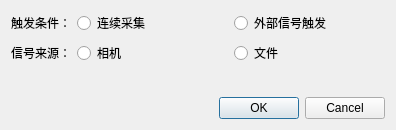
<?xml version="1.0" encoding="UTF-8"?>
<ui version="4.0">
 <class>Dialogsignal</class>
 <widget class="QDialog" name="Dialogsignal">
  <property name="geometry">
   <rect>
    <x>0</x>
    <y>0</y>
    <width>396</width>
    <height>130</height>
   </rect>
  </property>
  <property name="windowTitle">
   <string>Dialog</string>
  </property>
  <layout class="QGridLayout" name="gridLayout">
   <item row="4" column="0">
    <widget class="QDialogButtonBox" name="buttonBox">
     <property name="orientation">
      <enum>Qt::Horizontal</enum>
     </property>
     <property name="standardButtons">
      <set>QDialogButtonBox::Cancel|QDialogButtonBox::Ok</set>
     </property>
    </widget>
   </item>
   <item row="2" column="0">
    <layout class="QHBoxLayout" name="horizontalLayout_2">
     <item>
      <widget class="QLabel" name="label">
       <property name="text">
        <string>信号来源：</string>
       </property>
      </widget>
     </item>
     <item>
      <widget class="QRadioButton" name="radioButton_cam">
       <property name="sizePolicy">
        <sizepolicy hsizetype="Minimum" vsizetype="Fixed">
         <horstretch>1</horstretch>
         <verstretch>0</verstretch>
        </sizepolicy>
       </property>
       <property name="text">
        <string>相机</string>
       </property>
      </widget>
     </item>
     <item>
      <widget class="QRadioButton" name="radioButton_file">
       <property name="sizePolicy">
        <sizepolicy hsizetype="Minimum" vsizetype="Fixed">
         <horstretch>1</horstretch>
         <verstretch>0</verstretch>
        </sizepolicy>
       </property>
       <property name="text">
        <string>文件</string>
       </property>
      </widget>
     </item>
    </layout>
   </item>
   <item row="3" column="0">
    <spacer name="verticalSpacer">
     <property name="orientation">
      <enum>Qt::Vertical</enum>
     </property>
     <property name="sizeHint" stdset="0">
      <size>
       <width>20</width>
       <height>40</height>
      </size>
     </property>
    </spacer>
   </item>
   <item row="1" column="0">
    <layout class="QHBoxLayout" name="horizontalLayout">
     <item>
      <widget class="QLabel" name="label_2">
       <property name="text">
        <string>触发条件：</string>
       </property>
      </widget>
     </item>
     <item>
      <widget class="QRadioButton" name="radioButton_con">
       <property name="sizePolicy">
        <sizepolicy hsizetype="Minimum" vsizetype="Fixed">
         <horstretch>1</horstretch>
         <verstretch>0</verstretch>
        </sizepolicy>
       </property>
       <property name="text">
        <string>连续采集</string>
       </property>
      </widget>
     </item>
     <item>
      <widget class="QRadioButton" name="radioButtonout">
       <property name="sizePolicy">
        <sizepolicy hsizetype="Minimum" vsizetype="Fixed">
         <horstretch>1</horstretch>
         <verstretch>0</verstretch>
        </sizepolicy>
       </property>
       <property name="text">
        <string>外部信号触发</string>
       </property>
      </widget>
     </item>
    </layout>
   </item>
  </layout>
 </widget>
 <resources/>
 <connections>
  <connection>
   <sender>buttonBox</sender>
   <signal>accepted()</signal>
   <receiver>Dialogsignal</receiver>
   <slot>accept()</slot>
   <hints>
    <hint type="sourcelabel">
     <x>248</x>
     <y>254</y>
    </hint>
    <hint type="destinationlabel">
     <x>157</x>
     <y>274</y>
    </hint>
   </hints>
  </connection>
  <connection>
   <sender>buttonBox</sender>
   <signal>rejected()</signal>
   <receiver>Dialogsignal</receiver>
   <slot>reject()</slot>
   <hints>
    <hint type="sourcelabel">
     <x>316</x>
     <y>260</y>
    </hint>
    <hint type="destinationlabel">
     <x>286</x>
     <y>274</y>
    </hint>
   </hints>
  </connection>
 </connections>
</ui>
